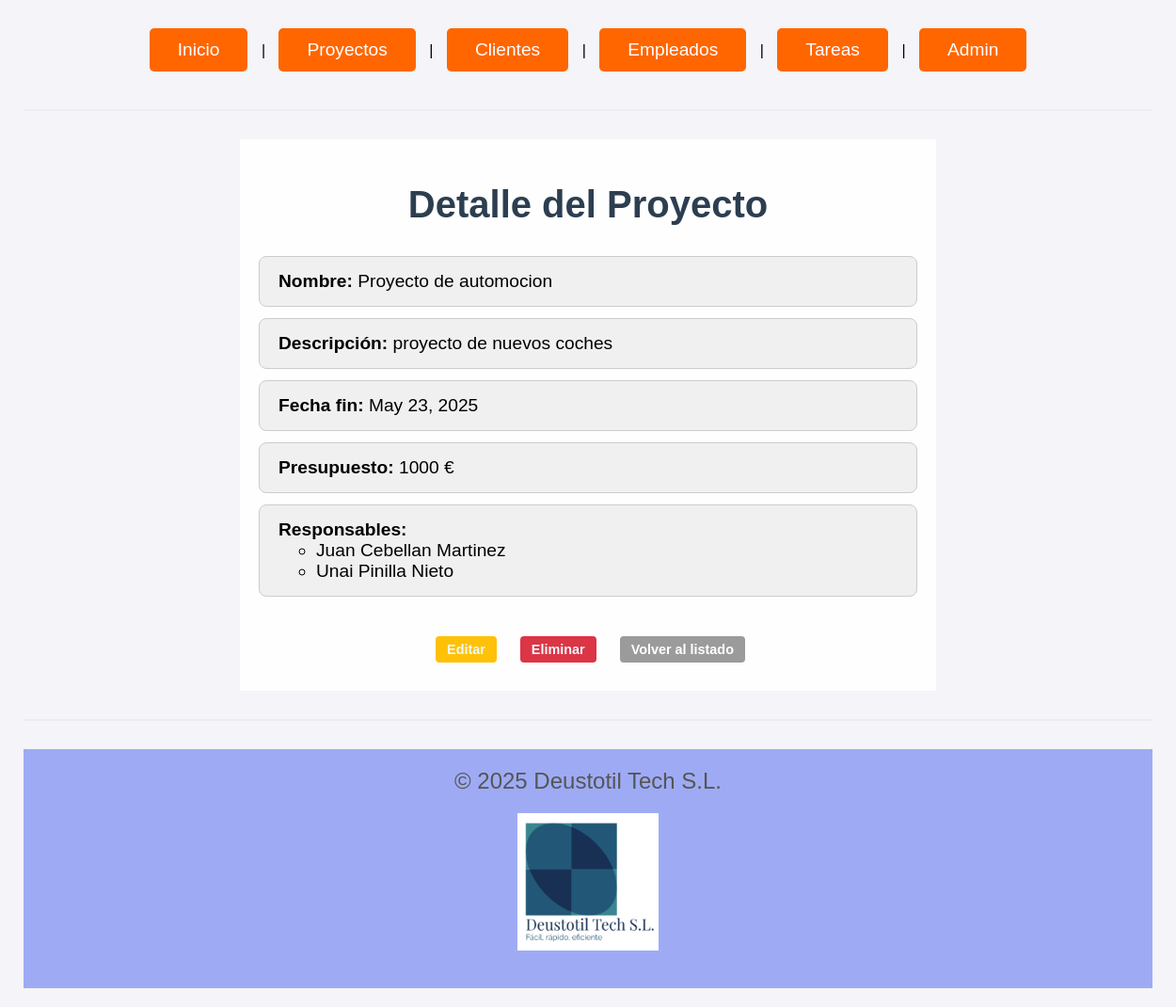
The app's page /GP/proyectos/1/ with its own data.
### gestion_produccion_G6/models.py (models this page shows, shortened)
class Proyecto(models.Model):
    nombre = models.CharField(max_length=50)
    descripcion = models.TextField(max_length=500, default="Descripción no proporcionada")
    fecha_ini = models.DateField(default=datetime.date.today)
    fecha_fin = models.DateField(default=datetime.date.today)
    presupuesto = models.IntegerField(default=0)
    responsables = models.ManyToManyField('Empleado', blank=True, related_name='proyectos_responsables')

class Empleado(models.Model):
    dni = models.CharField(max_length=10, unique=True)
    nombre = models.CharField(max_length=50)
    apellidos = models.CharField(max_length=100)
    email = models.EmailField()
    telefono = models.CharField(max_length=15)

### gestion_produccion_G6/views.py (the view)
# urls.py: path('proyectos/<int:pk>/', views.ProyectoDetailView.as_view(), name='proyecto_detail'),
class ProyectoDetailView(DetailView):
    model = Proyecto
    template_name = 'proyecto_detail.html'
    context_object_name = 'proyecto'

### gestion_produccion_G6/templates/proyecto_detail.html
{% extends "base.html" %} {% block content %}
<h1>Detalle del Proyecto</h1>
<ul class="lista_general">
  <li class="lista"><strong>Nombre:</strong> {{ proyecto.nombre }}</li>
  <li class="lista">
    <strong>Descripción:</strong> {{ proyecto.descripcion }}
  </li>
  <li class="lista"><strong>Fecha fin:</strong> {{ proyecto.fecha_fin }}</li>
  <li class="lista">
    <strong>Presupuesto:</strong> {{ proyecto.presupuesto }} €
  </li>
  <li class="lista">
    <strong>Responsables:</strong>
    {% if proyecto.responsables.all %}
    <ul>
      {% for empleado in proyecto.responsables.all %}
      <li>{{ empleado.nombre }} {{ empleado.apellidos }}</li>
      {% endfor %}
    </ul>
    {% else %} No hay responsables asignados. {% endif %}
  </li>
</ul>
<div class="botones_centrados">
  <a href="{% url 'proyecto_update' proyecto.pk %}" class="boton_editar"
    >Editar</a
  >
  <a href="{% url 'proyecto_delete' proyecto.pk %}" class="boton_eliminar"
    >Eliminar</a
  >
  <a href="{% url 'proyecto_list' %}" class="boton_cancelar"
    >Volver al listado</a
  >
</div>
{% endblock %}

### gestion_produccion_G6/static/CSS/general.css (style rules this page uses)
body { font-family: 'Arial', sans-serif; background-color: #f4f4f9; margin: 0; padding: 0; }
h1 { justify-content: center; }
h1 { font-size: 3rem; font-weight: bold; color: #333; }
a { text-decoration: none; padding: 12px 30px; font-size: 1.2rem; color: white; background-color: #007bff; border-radius: 5px; display: inline-block; margin: 10px; transition: all 0.3s ease; }
h1 { text-align: center; font-size: 2.5rem; color: #2c3e50; margin-bottom: 2rem; }
.lista_general { list-style: none; padding: 0; max-width: 700px; margin: 0 auto; }
.lista { background-color: #f0f0f0; padding: 15px 20px; border: 1px solid #ccc; margin-bottom: 12px; border-radius: 8px; font-size: 1.2rem; }
.lista strong { font-size: 1.2rem; }
.boton_ver, .boton_editar, .boton_eliminar, .boton_cancelar, .boton_guardar, .boton_retrasada { display: inline-block; padding: 6px 12px; font-size: 0.9rem; border-radius: 4px; margin-right: 5px; text-decoration: none; color:aliceblue; font-weight: bold; }
.boton_cancelar { background-color: #9b9b9b; color: white; }
.boton_editar { background-color: #ffc107; }
.boton_eliminar, .boton_retrasada { background-color: #dc3545; }
.botones_centrados { display: flex; justify-content: center; gap: 10px; flex-wrap: wrap; margin-top: 2rem; }

### records on screen
Proyecto: nombre "Proyecto de automocion", descripcion "proyecto de nuevos coches", fecha_fin "May 23, 2025", presupuesto "1000"
Empleado: nombre "Juan", apellidos "Cebellan Martinez"
Empleado: nombre "Unai", apellidos "Pinilla Nieto"
